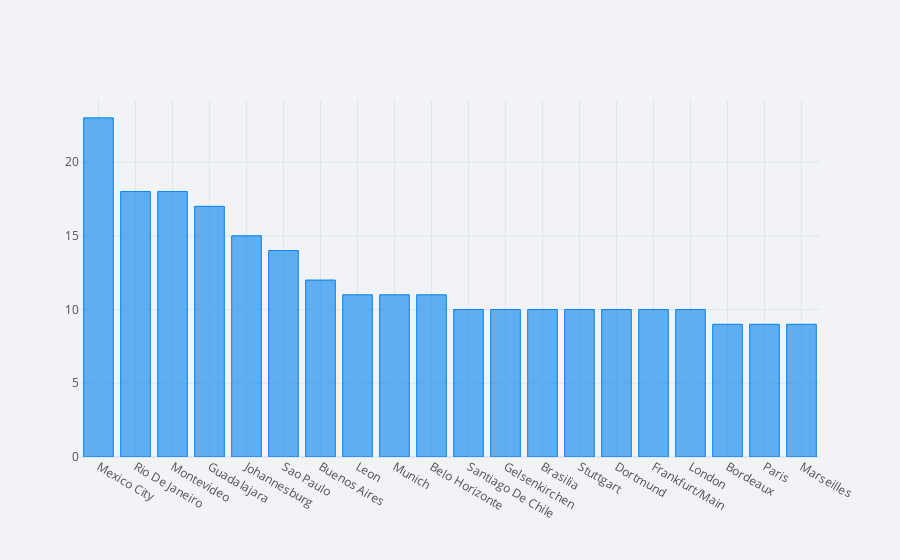

Notebook code cell kept with this figure:
### Code cell
matches['City'].value_counts()[:20].iplot(kind = 'bar')

### Figure 1 — Plotly figure (JSON) as saved in the notebook; plotly's stock layout.template omitted (floating-point values rounded to 4 significant figures)
{"data": [{"marker": {"color": "rgba(0, 128, 240, 0.6)", "line": {"color": "rgba(0, 128, 240, 1.0)", "width": 1}}, "name": "City", "orientation": "v", "text": "", "type": "bar", "x": ["Mexico City ", "Rio De Janeiro ", "Montevideo ", "Guadalajara ", "Johannesburg ", "Sao Paulo ", "Buenos Aires ", "Leon ", "Munich ", "Belo Horizonte ", "Santiago De Chile ", "Gelsenkirchen ", "Brasilia ", "Stuttgart ", "Dortmund ", "Frankfurt/Main ", "London ", "Bordeaux ", "Paris ", "Marseilles "], "y": [23, 18, 18, 17, 15, 14, 12, 11, 11, 11, 10, 10, 10, 10, 10, 10, 10, 9, 9, 9]}], "layout": {"legend": {"bgcolor": "#F2F3F7", "font": {"color": "#505050"}}, "paper_bgcolor": "#F2F3F7", "plot_bgcolor": "#F2F3F7", "title": {"font": {"color": "#484848"}}, "xaxis": {"gridcolor": "#E1E5ED", "showgrid": true, "tickfont": {"color": "#505050"}, "title": {"font": {"color": "#505050"}, "text": ""}, "zerolinecolor": "#E1E5ED"}, "yaxis": {"gridcolor": "#E1E5ED", "showgrid": true, "tickfont": {"color": "#505050"}, "title": {"font": {"color": "#505050"}, "text": ""}, "zerolinecolor": "#E1E5ED"}}}
